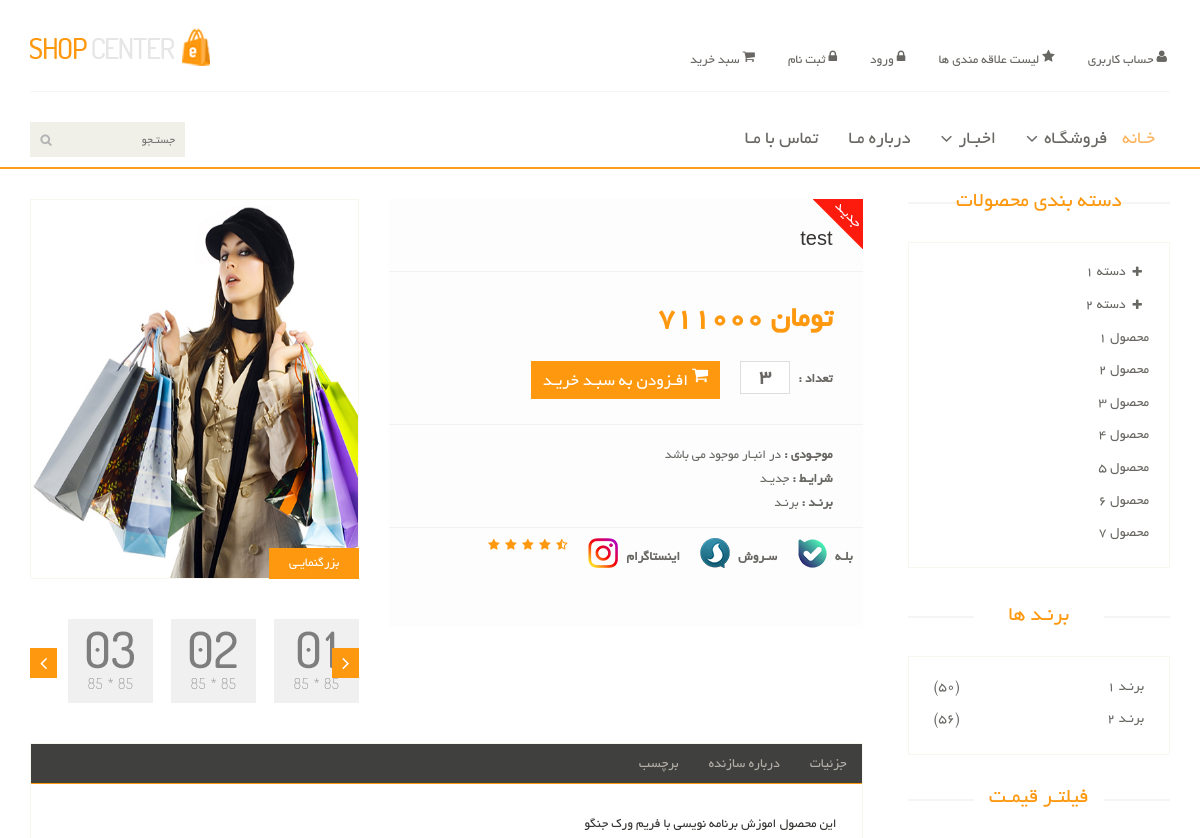
Before: /products/products/7/test (upper part) with the older database file.
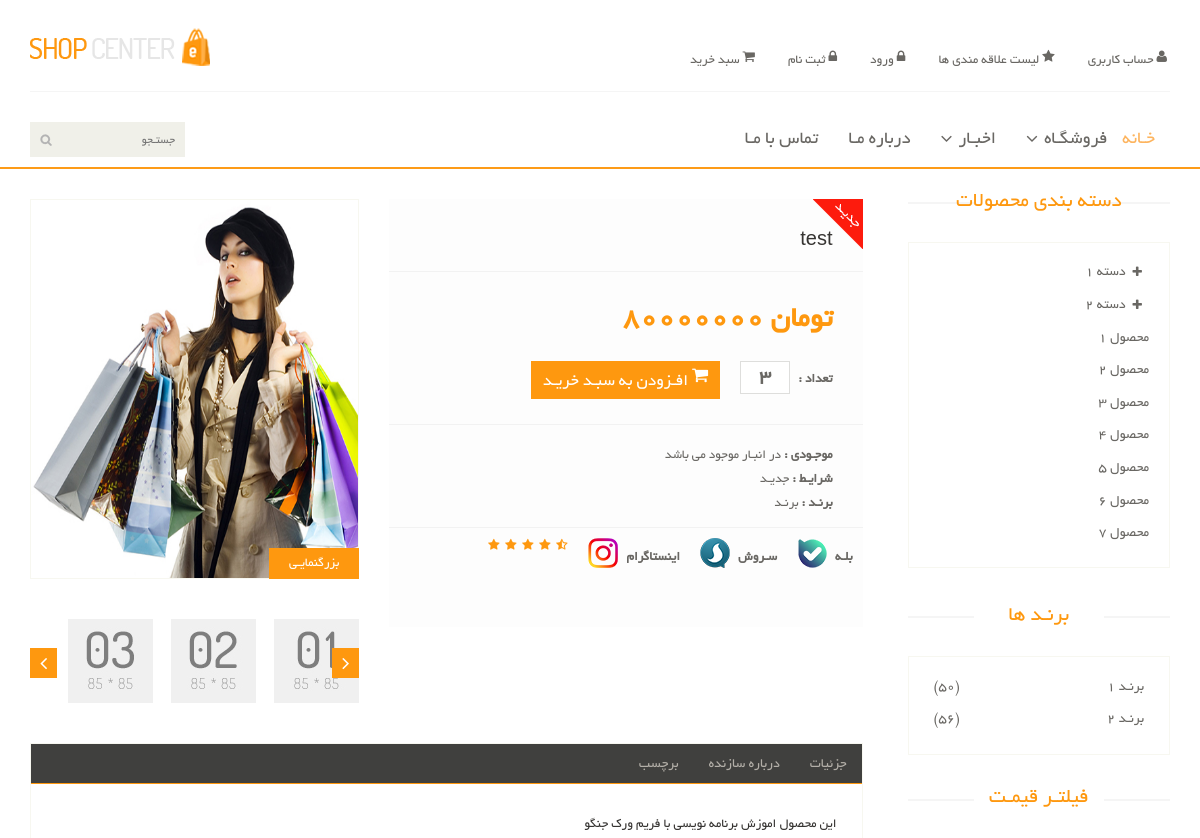
After: the same page with the newer database file.
### Eshop_product/models.py (models this page shows, shortened)
class Product(models.Model):
    title = models.CharField(max_length=150, verbose_name='عنوان')
    description = models.TextField(verbose_name='توضیحات')
    price = models.IntegerField(verbose_name='قیمت')
    image = models.ImageField(upload_to=upload_image_path, null=True, blank=True, verbose_name='تصویر')
    active = models.BooleanField(default=False, verbose_name='فعال / غیرفعال')
    objects = ProductsManager()
    class Meta:
        verbose_name = 'محصول'
        verbose_name_plural = 'محصولات'

### Eshop_product/views.py (the view)
# urls.py: path('products/<int:id>/<str:title>', product_detail, name='product_detail'),
def product_detail(request, *args, **kwargs):
    product_title = kwargs.get('title')
    product_id = kwargs.get('id')
    if product_id:
        product = get_object_or_404(Product, id=product_id)
    elif product_title:
        product = get_object_or_404(Product, title=product_title)
    else:
        raise Http404('محصول مورد نظر یافت نشد')
    if not product.active:
        raise Http404('محصول مورد نظر یافت نشد')
    context = {
        'product': product
    }
    return render(request, 'product/product_detail.html', context)

### Eshop_product/templates/product/product_detail.html (shortened to what the changed rows need)
{% extends 'shared/_mainLayout.html' %}
{% load static %}
{% block Content %}
    <section>
		<div class="container">
			<div class="row">
				<div class="col-sm-9 padding-right">
					<div class="product-details">
						<div class="col-sm-7">
							<div class="product-information">
								<div>
									<h2>{{ product.title }}</h2>
								</div>
								<div>
									<span>
										<span> تومان {{ product.price }}</span>
									</span>
								</div>
							</div>
						</div>
					</div>
				</div>
				<div class="col-sm-3">
					<div class="left-sidebar">
						<h2>دسته بندی محصولات</h2>
						<div class="brands_products">
							<h2>برنـد ها</h2>
						</div>
						<div class="price-range">
							<h2>فیلتـر قیمـت</h2>
						</div>
					</div>
				</div>
			</div>
		</div>
	</section>
{% endblock %}

Changed rows visible on the page:
changed Product "test": price "711000" → "80000000"
